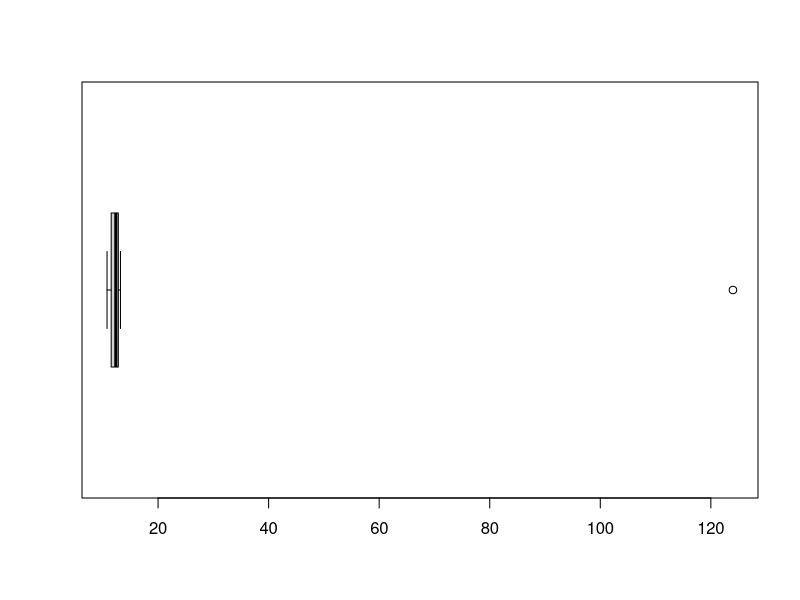
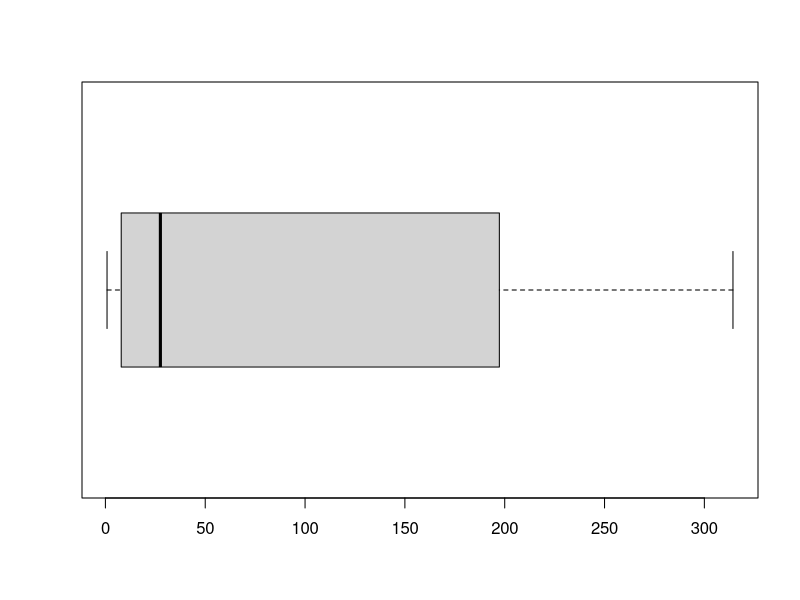
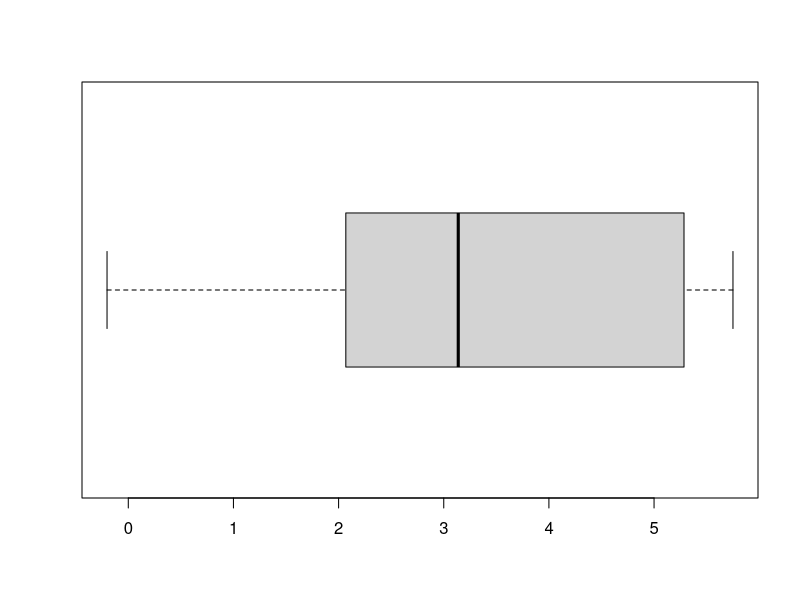

Write the R code that produced these figures, in order.
## ---- chunk 1
data.frame(
  A = c("   1", "   2", "   1", "    ", "   4"),
  B = c("  10", "  12", "  11", "    ", "  13"),
  C = c("0.23", "0.57", "0.62", "    ", "0.72"),
  D = c("   A", "   B", "    ", "   B", "   A"),
  E = c("masc", " fem", "    ", " fem", " fem"),
  F = c(" 125", " 200", "    ", " 400", " 300")
)
## ---- chunk 2
data.frame(
  A = c("   1", "   2", "   1", "   4"),
  B = c("  10", "  12", "    ", "  13"),
  C = c("0.23", "0.57", "  11", "0.72"),
  D = c("   A", "   B", "0.62", "   A"),
  E = c("masc", " fem", "   B", " fem"),
  F = c(" 125", " 200", " fem", " 300"),
  G = c("    ", "    ", " 400", "    ")
)
## ---- chunk 3
data.frame(
  A = c("   1", "   2", "   1", "   4"),
  B = c("  10", "  12", "0.62", "  13"),
  C = c("0.23", "0.57", "   B", "0.72"),
  D = c("   A", "   B", " fem", "   A"),
  E = c("masc", " fem", " 400", " fem"),
  F = c(" 125", " 200", "    ", " 300")
)
## ---- chunk 4
tempo <- c(12.36, 12.42, 124, 11.99, 10.77, 11.05, 13.20)
boxplot(tempo, horizontal = T)
## ---- chunk 5
data.frame(
  Sexo    = c("   M", "Masc", "   F", "   f"),
  Estádio = c("   2", "  II", "Est1", "  1A"),
  Hodgkin = c(" não", "   n", " nao", "   0"),
  Benigno = c(" Ben", " sim", "   B", "   s")
)
## ---- chunk 6
data.frame(
  suj = c(1, 2, 3), 
  dilat.t0 = c(2.1, 1.7, 2.1),
  dilat.t1 = c(2.3, 1.9, 2.5)
  )
## ---- chunk 7
data.frame(
  suj = c(1, 1, 2, 2, 3, 3), 
  tempo = c(0, 1, 0, 1, 0, 1), 
  dilat = c(2.1, 2.3, 1.7, 1.9, 2.1, 2.5)
  )
## ---- chunk 8
data.frame(
  suj = c(1, 2, 3), 
  dilat.t0 = c(2.1, 1.7, 2.1),
  dilat.t1 = c(2.3, 1.9, 2.5)
  )
data.frame(
  suj = c(1, 1, 2, 2, 3, 3), 
  tempo = c(0, 1, 0, 1, 0, 1), 
  dilat = c(2.1, 2.3, 1.7, 1.9, 2.1, 2.5)
  )
## ---- chunk 9
tempos <- c(314.326, 42.597, 0.817, 7.914, 197.314, 12.480)
round(tempos, 1)
round(tempos)
## ---- chunk 10
boxplot(tempos, horizontal = T)
## ---- chunk 11
boxplot(log(tempos), horizontal = T)
## ---- chunk 12
idades <- c(8, 12, 17, 21, 25, 40, 80)
cortes <- c(0, 12, 17, 59, Inf)
categs <- c("criança", "adolescente", "adulto", "idoso")
data.frame(idade = idades, 
    faixa.etária = cut(idades, breaks = cortes, labels = categs))
## ---- chunk 13
cortes2 <- c(0, 17, Inf)
categs2 <- c("menor", "maior")
data.frame(idade = idades, 
    faixa.etária = cut(idades, breaks = cortes, labels = categs), 
    status.legal = cut(idades, breaks = cortes2, labels = categs2))
## ---- chunk 14
categs3 <- c("F1", "F2", "F3", "F4")
data.frame(
    idade = idades, 
    faixa.etária = cut(idades, breaks = cortes, labels = categs),
    faixa = cut(idades, breaks = cortes, labels = categs3))
## ---- chunk 15
nomes <- c("Marcos", "marcos", "Pedro", "pEDRO", "maRcoS", "MARCOS")
data.frame(Nome = nomes, seq = seq(nomes))
## ---- chunk 16
filtro <- tolower(nomes) == "marcos"
data.frame(Nome = nomes, seq = seq(nomes))[filtro, ]
filtro
## ---- chunk 17
comentário <- c("gostei", "não gosto", "agosto", "odiei Gião")
data.frame(o.que.disse = comentário, 
    referência.verbo.gostar = grepl("(^|[ ])gost[^ ]+", comentário))
## ---- chunk 18
nome <- c("Márcia", "Mârcia", "Marcia", "Marcîa")
data.frame(Nome = nome, nome = iconv(nome, to = "ASCII//TRANSLIT"))
